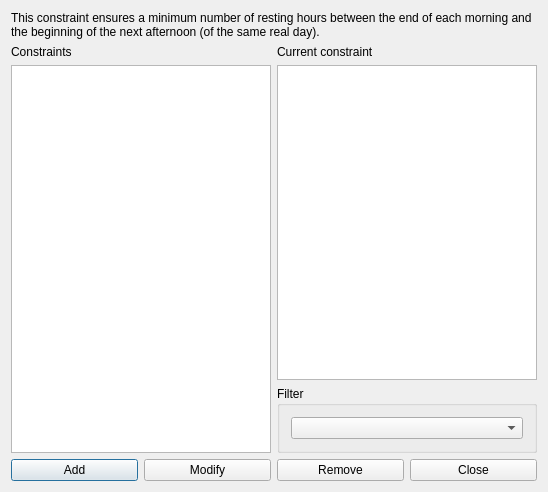
<?xml version="1.0" encoding="UTF-8"?>
<ui version="4.0">
 <class>ConstraintTeacherMinRestingHoursBetweenMorningAndAfternoonForm_template</class>
 <widget class="QDialog" name="ConstraintTeacherMinRestingHoursBetweenMorningAndAfternoonForm_template">
  <property name="geometry">
   <rect>
    <x>0</x>
    <y>0</y>
    <width>548</width>
    <height>492</height>
   </rect>
  </property>
  <property name="windowTitle">
   <string extracomment="This is the title of the dialog in which you see the list of all constraints of this type">Constraints teacher min resting hours between morning and afternoon</string>
  </property>
  <layout class="QGridLayout" name="gridLayout_2">
   <item row="0" column="0" colspan="2">
    <widget class="QLabel" name="label">
     <property name="sizePolicy">
      <sizepolicy hsizetype="Minimum" vsizetype="Minimum">
       <horstretch>0</horstretch>
       <verstretch>0</verstretch>
      </sizepolicy>
     </property>
     <property name="text">
      <string>This constraint ensures a minimum number of resting hours between the end of each morning and the beginning of the next afternoon (of the same real day).</string>
     </property>
     <property name="wordWrap">
      <bool>true</bool>
     </property>
    </widget>
   </item>
   <item row="1" column="1">
    <layout class="QVBoxLayout" name="verticalLayout">
     <item>
      <widget class="QLabel" name="currentConstraintTextLabel">
       <property name="text">
        <string>Current constraint</string>
       </property>
       <property name="wordWrap">
        <bool>false</bool>
       </property>
      </widget>
     </item>
     <item>
      <widget class="QPlainTextEdit" name="currentConstraintTextEdit"/>
     </item>
    </layout>
   </item>
   <item row="2" column="1">
    <widget class="QGroupBox" name="filterGroupBox">
     <property name="title">
      <string>Filter</string>
     </property>
     <layout class="QGridLayout" name="gridLayout">
      <item row="0" column="0">
       <widget class="QComboBox" name="teachersComboBox"/>
      </item>
     </layout>
    </widget>
   </item>
   <item row="3" column="0" colspan="2">
    <layout class="QHBoxLayout" name="horizontalLayout">
     <item>
      <widget class="QPushButton" name="addConstraintPushButton">
       <property name="text">
        <string>Add</string>
       </property>
      </widget>
     </item>
     <item>
      <widget class="QPushButton" name="modifyConstraintPushButton">
       <property name="text">
        <string>Modify</string>
       </property>
      </widget>
     </item>
     <item>
      <widget class="QPushButton" name="removeConstraintPushButton">
       <property name="text">
        <string>Remove</string>
       </property>
      </widget>
     </item>
     <item>
      <widget class="QPushButton" name="closePushButton">
       <property name="text">
        <string>Close</string>
       </property>
      </widget>
     </item>
    </layout>
   </item>
   <item row="1" column="0" rowspan="2">
    <layout class="QVBoxLayout" name="verticalLayout_2">
     <item>
      <widget class="QLabel" name="constraintsTextLabel">
       <property name="frameShape">
        <enum>QFrame::NoFrame</enum>
       </property>
       <property name="frameShadow">
        <enum>QFrame::Plain</enum>
       </property>
       <property name="text">
        <string>Constraints</string>
       </property>
       <property name="wordWrap">
        <bool>false</bool>
       </property>
      </widget>
     </item>
     <item>
      <widget class="QListWidget" name="constraintsListWidget"/>
     </item>
    </layout>
   </item>
  </layout>
 </widget>
 <layoutdefault spacing="6" margin="11"/>
 <resources/>
 <connections/>
</ui>
